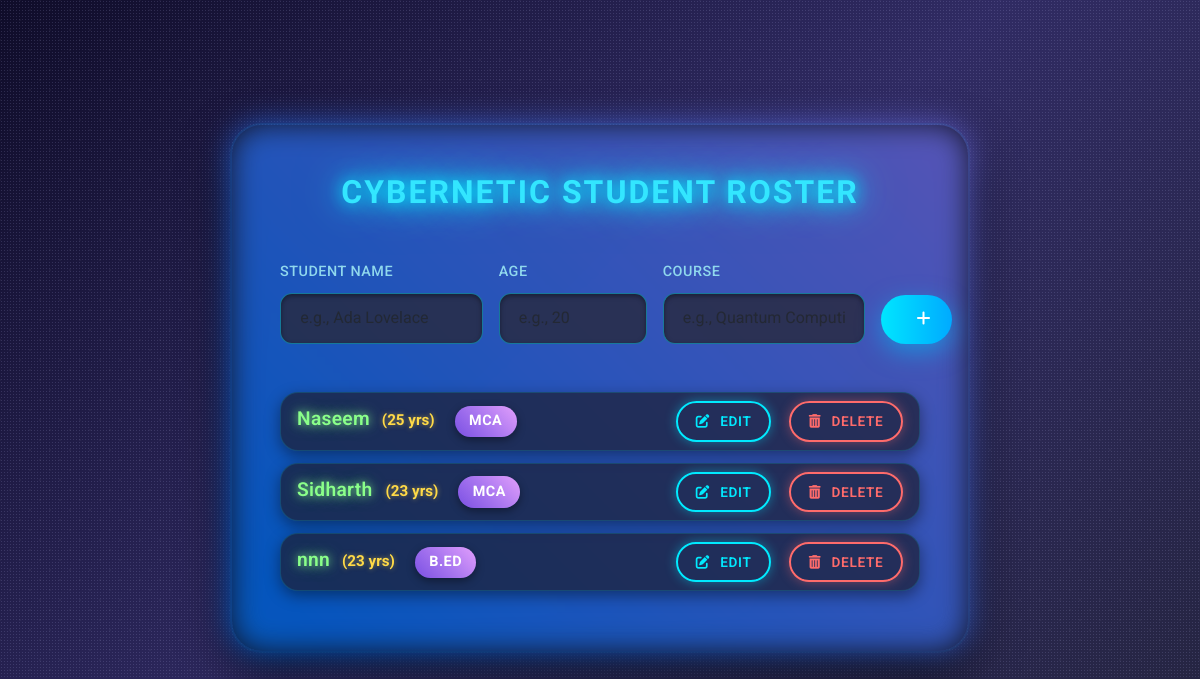
Before: / with the older database file.
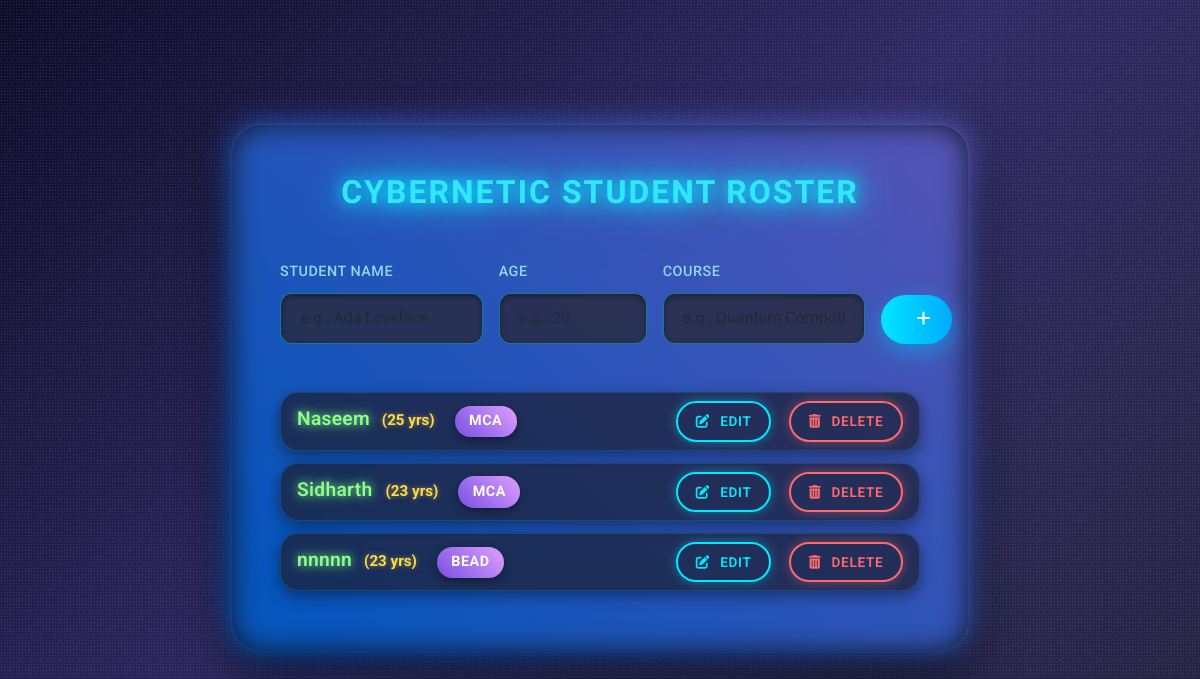
After: the same page with the newer database file.
### student_app/models.py (models this page shows, shortened)
class Student(models.Model):
    name = models.CharField(max_length=100)
    age = models.IntegerField()
    course = models.CharField(max_length=100)

### student_app/views.py (the view)
# urls.py: path('', views.student_list, name='student_list'),
def student_list(request):
    if request.method == 'POST':
        name = request.POST['name']
        age = request.POST['age']
        course = request.POST['course']
        Student.objects.create(name=name, age=age, course=course)
        return redirect('student_list')
    students = Student.objects.all()
    return render(request, 'student_app/student_list.html', {'students': students})

### student_app/templates/student_app/student_list.html (shortened to what this page needs)
<!DOCTYPE html>
<html lang="en">
<head>
    <link href="https://cdn.jsdelivr.net/npm/bootstrap@5.3.3/dist/css/bootstrap.min.css" rel="stylesheet">
    <link rel="stylesheet" href="https://cdnjs.cloudflare.com/ajax/libs/font-awesome/6.0.0-beta3/css/all.min.css">
</head>
<body>
    <div class="container py-5">
        <div class="row justify-content-center">
            <div class="col-md-8">
                <div class="card p-5 mb-4">
                    <h2 class="mb-5 text-center fw-bold">Cybernetic Student Roster</h2>
                    <form method="POST" class="mb-5">
                        <div class="row g-3 align-items-end">
                            <div class="col-md-4">
                                <label class="form-label">Student Name</label>
                                <input type="text" name="name" class="form-control" placeholder="e.g., Ada Lovelace" required>
                            </div>
                            <div class="col-md-3">
                                <label class="form-label">Age</label>
                                <input type="number" name="age" class="form-control" placeholder="e.g., 20" required>
                            </div>
                            <div class="col-md-4">
                                <label class="form-label">Course</label>
                                <input type="text" name="course" class="form-control" placeholder="e.g., Quantum Computing" required>
                            </div>
                            <div class="col-md-1 d-grid">
                                <button type="submit" class="btn btn-futuristic"><i class="fas fa-plus"></i></button>
                            </div>
                        </div>
                    </form>
                    <ul class="list-group list-group-flush">
                        {% for student in students %}
                        <li class="list-group-item text-white d-flex justify-content-between align-items-center">
                            <div>
                                <span class="fw-semibold">{{ student.name }}</span>
                                <span class="text-info ms-2">({{ student.age }} yrs)</span>
                                <span class="badge ms-3">{{ student.course }}</span>
                            </div>
                            <div>
                                <a href="{% url 'edit_student' student.id %}" class="btn btn-sm btn-outline-info me-2" title="Edit Student">
                                    <i class="fas fa-edit"></i> Edit
                                </a>
                                <a href="{% url 'delete_student' student.id %}" class="btn btn-sm btn-outline-danger" title="Delete Student"
                                   onclick="return confirm('Are you sure you want to delete this student?');">
                                    <i class="fas fa-trash-alt"></i> Delete
                                </a>
                            </div>
                        </li>
                        {% empty %}
                        <li class="list-group-item bg-transparent text-white text-center py-4">
                            <i class="fas fa-robot fa-2x mb-3 text-secondary"></i>
                            <p class="mb-0">No cyber-students found in the database. Add one above!</p>
                        </li>
                        {% endfor %}
                    </ul>
                </div>
            </div>
        </div>
    </div>
</body>
</html>

Changed rows visible on the page:
removed Student: name "nnn", age "23", course "B.ED"
added Student: name "nnnnn", age "23", course "BEAD"
